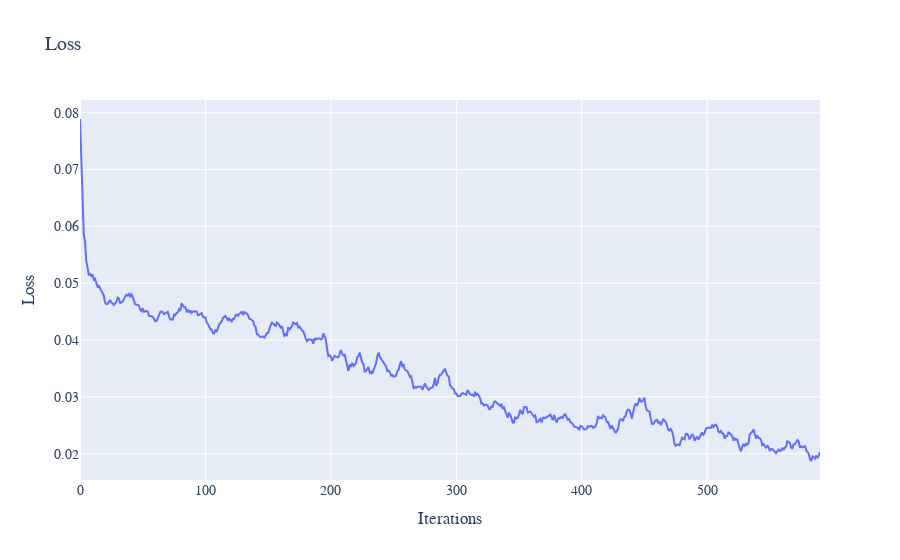

Source (notebook cell):
### Code cell
eq = OPINION()
model = HEAT_MODEL_CONFIG = {
    "hidden_dim": 64,
    "learning_rate": 5e-3,
    "loss_weights": (2, 1),
    "sampling_method": "uniform",
    "lr_decay": 0.98,
    "network_type": "FF",
    "optimiser": "Adam",
    "method": "Galerkin"
}
solver = DeepPDESolver(model, eq)
losses = list(solver.train(600))
plot_losses(losses)

### Figure 1 — Plotly figure (JSON) as saved in the notebook; plotly's stock layout.template omitted (floating-point values rounded to 4 significant figures; data arrays with more than 128 entries replaced by an {"elided": "..."} marker saying what was removed)
{"data": [{"mode": "lines", "name": "Error at x=0.1", "type": "scatter", "x": {"elided": "591 int values"}, "xaxis": "x", "y": {"elided": "591 float values"}, "yaxis": "y"}], "layout": {"font": {"family": "Courier New, monospace", "size": 14}, "title": {"text": "Loss"}, "xaxis": {"anchor": "y", "domain": [0, 1], "title": {"text": "Iterations"}}, "yaxis": {"anchor": "x", "domain": [0, 1], "title": {"text": "Loss"}}}}
